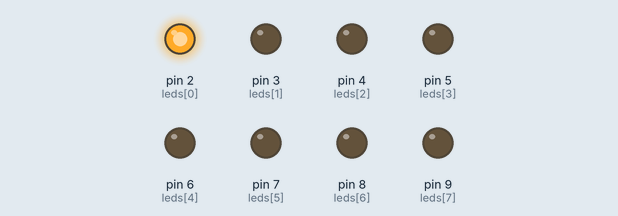
Bench run of a sketch on a simulated Arduino Uno, built with avr-gcc and run on an emulated ATmega328P. Parts: output pins drawn as LEDs (lit = HIGH).

Above: at 0.1 s.
At 4.1 s:
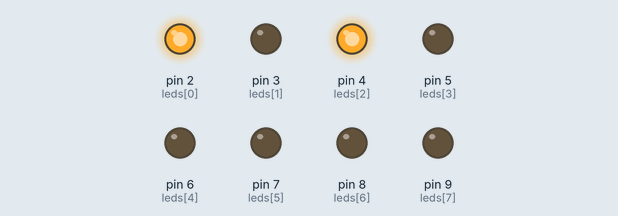
At 9.1 s:
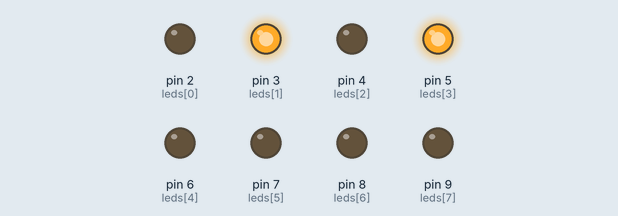
At 19.1 s:
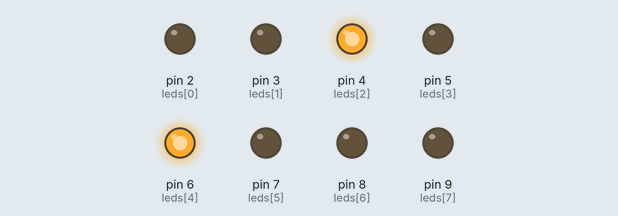
At 29.1 s:
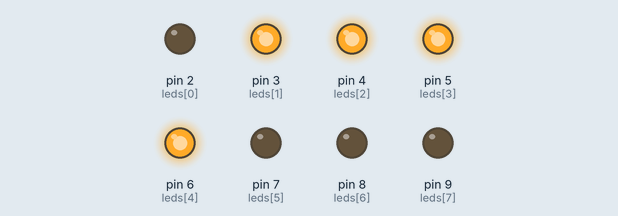
At 39.1 s:
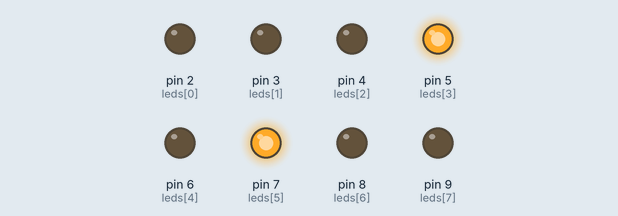
Timing chart, 0 to 40.0 s (numbered marks = the images above):
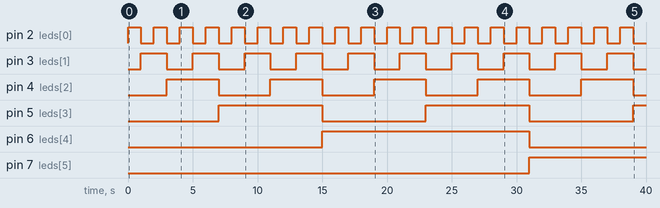

The sketch:

binary_counter.ino
```cpp
int leds[] = {2, 3, 4, 5, 6, 7, 8, 9};

void setup() {
  for (int i = 0; i < 8; i++) {
    pinMode(leds[i], OUTPUT);
  }
}

void loop() {
  for (int num = 1; num <= 256; num++) {
    displayBinaryNumber(num);
    delay(1000);
    clearLeds();
  }
}

void displayBinaryNumber(int num) {
  for (int i = 0; i < 8; i++) {
    int bitValue = (num >> i) & 1;
    digitalWrite(leds[i], bitValue);
  }
}

void clearLeds() {
  for (int i = 0; i < 8; i++) {
    digitalWrite(leds[i], LOW);
  }
}
```

Measured:
- by itself, pin 2 (leds[0]): alternates HIGH for 1.0 s and LOW for 1.0 s
- by itself, pin 3 (leds[1]): alternates HIGH for 2.0 s and LOW for 2.0 s
- by itself, pin 4 (leds[2]): alternates HIGH for 4.0 s and LOW for 4.0 s
- by itself, pin 5 (leds[3]): alternates HIGH for 8.0 s and LOW for 8.0 s
- by itself, pin 6 (leds[4]): LOW → HIGH at 15.0 s, → LOW 16.0 s later
- by itself, pin 7 (leds[5]): LOW → HIGH at 31.0 s
